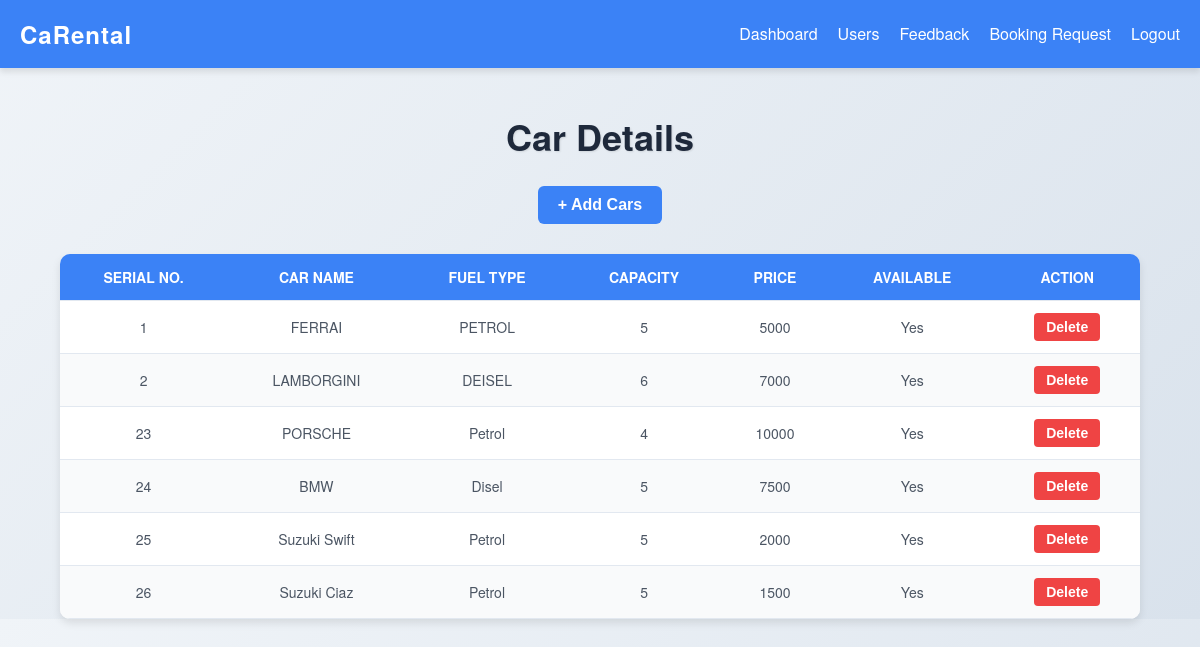
The app's page /adminvehicle.php (signed in) with its own data.
### tables this page shows
CREATE TABLE `cars` (
  `CAR_ID` int(11) NOT NULL,
  `CAR_NAME` varchar(255) NOT NULL,
  `FUEL_TYPE` varchar(255) NOT NULL,
  `CAPACITY` int(11) NOT NULL,
  `PRICE` int(11) NOT NULL,
  `CAR_IMG` varchar(255) NOT NULL,
  `AVAILABLE` varchar(255) NOT NULL
);

### adminvehicle.php (the view, shortened to what this page needs)
<!DOCTYPE html>
<html lang="en">
<head>
    <link rel="stylesheet" href="css/advehicel.css">
</head>
<body>
    <?php
    require_once('connection.php');
    $query = "SELECT * FROM cars";
    $queryy = mysqli_query($con, $query);
    ?>
    <div class="navbar">
        <div class="navbar-brand">
            <h2 class="logo">CaRental</h2>
        </div>
        <div class="menu">
            <ul>
                <li><a href="admindash.php">Dashboard</a></li>
                <li><a href="adminusers.php">Users</a></li>
                <li><a href="feed.php">Feedback</a></li>
                <li><a href="adminbook.php">Booking Request</a></li>
                <li><a href="index.php">Logout</a></li>
            </ul>
        </div>
    </div>
    <header>
        <h1 class="header">Car Details</h1>
        <button class="add">
            <a href="addcar.php">+ Add Cars</a>
        </button>
    </header>
    <div class="table-container">
        <table class="content-table">
            <thead>
                <tr>
                    <th>Serial No.</th>
                    <th>Car Name</th>
                    <th>Fuel Type</th>
                    <th>Capacity</th>
                    <th>Price</th>
                    <th>Available</th>
                    <th>Action</th>
                </tr>
            </thead>
            <tbody>
                <?php
                while ($res = mysqli_fetch_array($queryy)) {
                ?>
                    <tr>
                        <td><?php echo $res['CAR_ID']; ?></td>
                        <td><?php echo $res['CAR_NAME']; ?></td>
                        <td><?php echo $res['FUEL_TYPE']; ?></td>
                        <td><?php echo $res['CAPACITY']; ?></td>
                        <td><?php echo $res['PRICE']; ?></td>
                        <td><?php echo ($res['AVAILABLE'] == 'Y') ? 'Yes' : 'No'; ?></td>
                        <td>
                            <button class="but">
                                <a href="deletecar.php?id=<?php echo $res['CAR_ID']; ?>">Delete</a>
                            </button>
                        </td>
                    </tr>
                <?php } ?>
            </tbody>
        </table>
    </div>
</body>
</html>

### css/advehicel.css (style rules this page uses)
* { margin: 0; padding: 0; box-sizing: border-box; }
body { font-family: "Helvetica Neue", Arial, sans-serif; background: linear-gradient(135deg, #f0f4f8, #d9e2ec); color: #1e293b; line-height: 1.6; }
.navbar { background: #3b82f6; padding: 15px 20px; display: flex; justify-content: space-between; align-items: center; color: #ffffff; box-shadow: 0 4px 6px rgba(0, 0, 0, 0.1); }
.navbar .logo { font-size: 24px; font-weight: bold; letter-spacing: 1px; }
.navbar .menu ul { list-style: none; display: flex; gap: 20px; }
.navbar .menu ul li a { text-decoration: none; color: #ffffff; font-size: 16px; transition: color 0.3s ease; }
.header { text-align: center; margin: 40px 0 20px; font-size: 36px; font-weight: bold; color: #1e293b; text-shadow: 1px 1px 2px rgba(0, 0, 0, 0.1); }
.add { display: block; margin: 0 auto 30px; padding: 10px 20px; background: #3b82f6; color: #ffffff; font-size: 16px; font-weight: bold; border: none; border-radius: 6px; text-align: center; transition: background 0.3s; cursor: pointer; }
.add a { text-decoration: none; color: inherit; }
.content-table { width: 90%; margin: 0 auto; border-collapse: collapse; background: #ffffff; border-radius: 10px; overflow: hidden; box-shadow: 0 4px 8px rgba(0, 0, 0, 0.1); }
.content-table th, .content-table td { padding: 12px 15px; text-align: center; border-bottom: 1px solid #e2e8f0; }
.content-table thead th { background-color: #3b82f6; color: #ffffff; text-transform: uppercase; font-size: 14px; font-weight: 700; }
.content-table tbody tr:nth-child(even) { background-color: #f9fafb; }
.content-table tbody td { font-size: 14px; color: #4b5563; }
.content-table .but { padding: 6px 12px; background: #ef4444; color: #ffffff; border: none; border-radius: 4px; font-size: 14px; font-weight: bold; cursor: pointer; transition: background 0.3s ease; }
.content-table .but a { text-decoration: none; color: inherit; }

### records on screen
cars: CAR_ID "1", CAR_NAME "FERRAI", FUEL_TYPE "PETROL", CAPACITY "5", PRICE "5000", AVAILABLE "Yes"
cars: CAR_ID "2", CAR_NAME "LAMBORGINI", FUEL_TYPE "DEISEL", CAPACITY "6", PRICE "7000", AVAILABLE "Yes"
cars: CAR_ID "23", CAR_NAME "PORSCHE", FUEL_TYPE "Petrol", CAPACITY "4", PRICE "10000", AVAILABLE "Yes"
cars: CAR_ID "24", CAR_NAME "BMW", FUEL_TYPE "Disel", CAPACITY "5", PRICE "7500", AVAILABLE "Yes"
cars: CAR_ID "25", CAR_NAME "Suzuki Swift", FUEL_TYPE "Petrol", CAPACITY "5", PRICE "2000", AVAILABLE "Yes"
cars: CAR_ID "26", CAR_NAME "Suzuki Ciaz", FUEL_TYPE "Petrol", CAPACITY "5", PRICE "1500", AVAILABLE "Yes"
